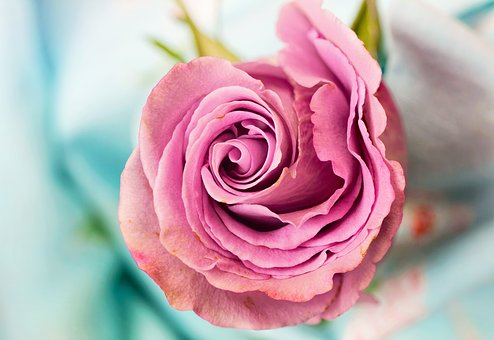
#> input picture Images/3.jpg, 494 x 340 px, found by its file name
$ python '2)Rotation.py'
#> lines starting #> are read from the running program, lines starting #| are printed output that depends on the picture
import cv2
import numpy as np
import os


def main():
    img = cv2.imread("C:/Users/PM_br/PycharmProjects/Python-Tutorials/Python_Opencv-Tutorials-Examples/Images/3.jpg")
#> img is the input picture: shape (340, 494, 3); mean B, G, R 171.8, 163.1, 190.2

    #Store height and width of the image
    height, width = img.shape[:2]
#> height = 340; width = 494

    quarter_height,quarter_width = height/4, width/4
#> quarter_height = 85; quarter_width = 123.5

    #Divide by two to rotate the image around its centre
    rotation_matrix = cv2.getRotationMatrix2D((width/2, height/2),30,1)

    #forward rotation matrix
    rotated_image = cv2.warpAffine(img,rotation_matrix,(width,height))
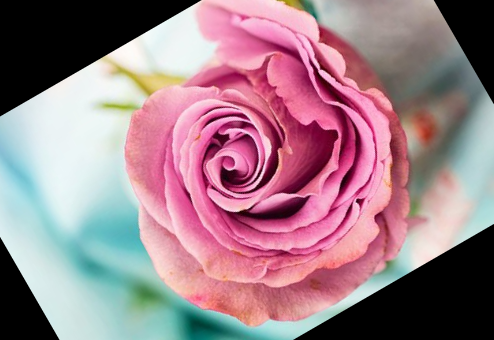
#> rotated_image: shape (340, 494, 3); mean B, G, R 137.4, 127.4, 158.4

    #other option to rotate
    rotated_image_2 = cv2.transpose(img)
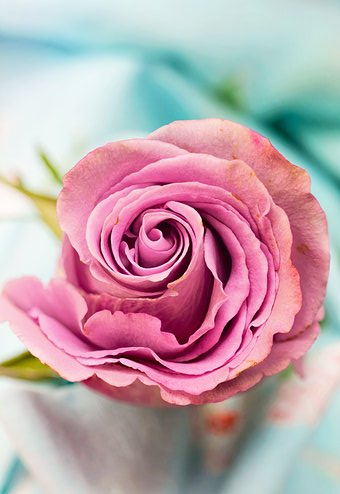
#> rotated_image_2: shape (494, 340, 3); mean B, G, R 171.8, 163.1, 190.2

    cv2.imshow("My another image", img)
    cv2.imshow('Rotated Image',rotated_image)
    cv2.imshow('Rotated Image 2', rotated_image_2)
    cv2.waitKey(0)
    cv2.destroyAllWindows()

if __name__ == '__main__':
    main()

$ run again, with Images/10.jpg copied over Images/3.jpg
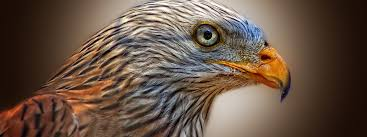
#> input picture Images/10.jpg, 367 x 137 px, found by its file name
#> in main, img is the input picture: shape (137, 367, 3); mean B, G, R 69.2, 83.4, 103.5
#> in main, `rotated_image = cv2.warpAffine(img,rotation_matrix,(width,height))`:
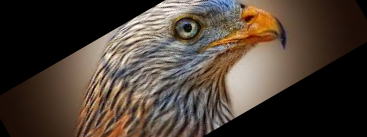
#> rotated_image: shape (137, 367, 3); mean B, G, R 54, 64, 76.4
#> in main, `rotated_image_2 = cv2.transpose(img)`:
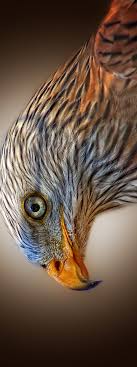
#> rotated_image_2: shape (367, 137, 3); mean B, G, R 69.2, 83.4, 103.5

$ run again, with Images/11.jpg copied over Images/3.jpg
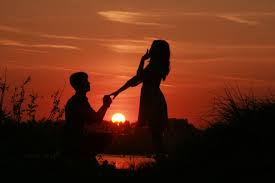
#> input picture Images/11.jpg, 275 x 183 px, found by its file name
#> in main, img is the input picture: shape (183, 275, 3); mean B, G, R 22.2, 43.1, 96.4
#> in main, `rotated_image = cv2.warpAffine(img,rotation_matrix,(width,height))`:
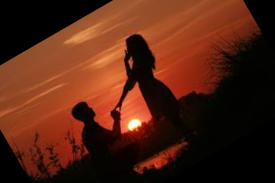
#> rotated_image: shape (183, 275, 3); mean B, G, R 18.5, 35.9, 83.4
#> in main, `rotated_image_2 = cv2.transpose(img)`:
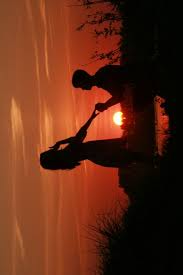
#> rotated_image_2: shape (275, 183, 3); mean B, G, R 22.2, 43.1, 96.4

$ run again, with Images/12.jpg copied over Images/3.jpg
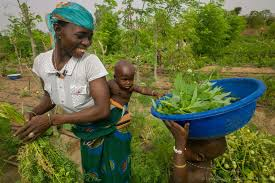
#> input picture Images/12.jpg, 275 x 183 px, found by its file name
#> in main, img is the input picture: shape (183, 275, 3); mean B, G, R 60.7, 105, 96.7
#> in main, `rotated_image = cv2.warpAffine(img,rotation_matrix,(width,height))`:
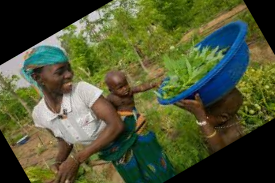
#> rotated_image: shape (183, 275, 3); mean B, G, R 51.6, 85.2, 78.4
#> in main, `rotated_image_2 = cv2.transpose(img)`:
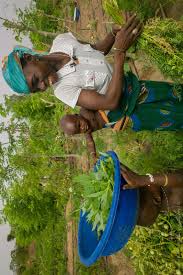
#> rotated_image_2: shape (275, 183, 3); mean B, G, R 60.7, 105, 96.7
